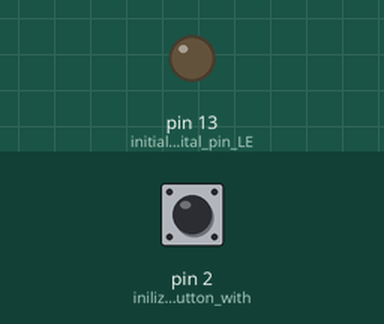
This sketch was run on a simulated Arduino Uno, built with avr-gcc and run on an emulated ATmega328P. Shown: output pins drawn as LEDs (lit = HIGH). The inputs (shaded band) are chosen by the test bench; at power-on: pin 2 (inilize_push_button_with) HIGH. What the sketch prints to the serial monitor is not drawn.

Above: at 1.2 s.
1.3 s: pin 2 (inilize_push_button_with) pulled LOW for 0.15 s
At 1.38 s:
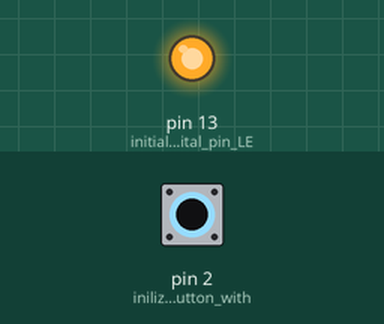
2.9 s: pin 2 (inilize_push_button_with) pulled LOW for 3.2 s
At 7.0 s:
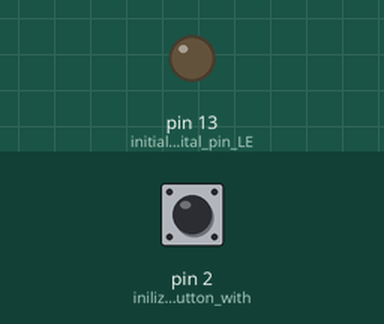
Timing chart, 0 to 8.5 s (numbered marks = the images above; inputs shaded):
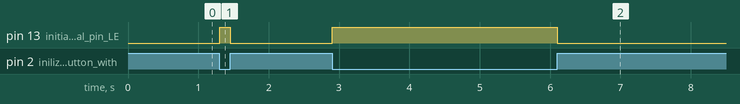

The sketch:

rev02.ino
```cpp
//    Final Project Start     //


void setup() {

  //delay(1000);
  Serial.begin(9600);  // serial baud to communicate to serial monitor
  pinMode(2, INPUT_PULLUP); // inilize push button with internal pull up resistor
  pinMode(LED_BUILTIN, OUTPUT); // initialize digital pin LED_BUILTIN as an output.
}

// the loop function runs over and over again forever
void loop() {
  int sensorVal = digitalRead(2);
  Serial.println(sensorVal);

  if(sensorVal == 1){
    digitalWrite(LED_BUILTIN, LOW);  // turn the LED off by making the voltage LOW
  } else if(sensorVal ==0){
    digitalWrite(LED_BUILTIN, HIGH);   // turn the LED on by making the voltage LOW
  }


} ///// end of program


/*
    REVISION AND THERE GOALS

REV 00 - interface the push button
-if push button is held down turn the led on the arduino board on
-else led on arduino board is off
wiring- push button is wired to pin 2 and ground of arduino (has internal pull up resistor)

REV 01 - github uplaod test

REV 02 - refined script for legibility

*/


/*
    NOTES

12/11
-started working on the push button
-succesfully got push button to function (1 is not pushed, 0 is pushed)
-Alex


*/
```

Measured:
- after the input at 1.3 s, pin 13 (initialize_digital_pin_LE): LOW → HIGH at once, → LOW 0.15 s later
- after the input at 2.9 s, pin 13 (initialize_digital_pin_LE): LOW → HIGH at once, → LOW 3.2 s later
